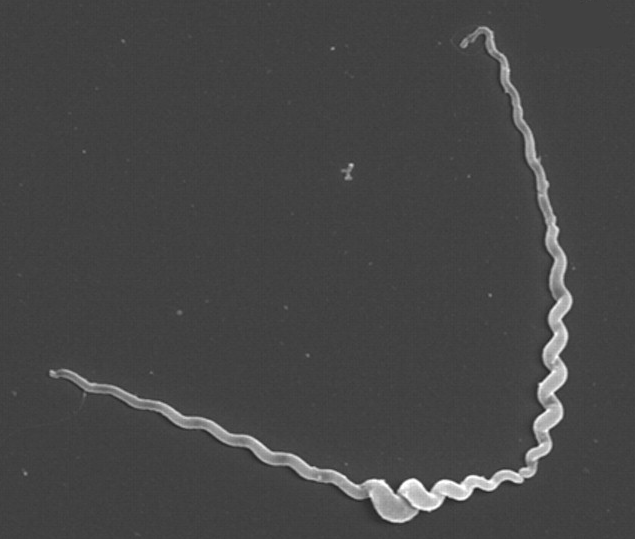
%> input picture images/leptospira.png, 635 x 539 px
$ octave main.m   (GNU Octave 9; MATLAB toolbox functions it lacks are replaced by stand-ins)
%> lines starting %> are read from the running program, lines starting %| are printed output that depends on the picture; in (x1, y1, x2, y2) boxes, pixels count from 0 and x2, y2 are one past the last pixel; in counts of white or black regions, pixels touching at a corner belong together; the program's own positions count from 1
### scripts/lib/guessbg.m
function [B] = guessbg(B)
%% Simple function to guess the foreground/background of objects in a thresholded image
%  Licensed under the GNU General Public License Version 3.
%  Copyright 2016 Chris G. Willcocks, Durham University, UK.
%
M = ones(size(B));
M(2:end-1,2:end-1) = 0;                                                     % Flip if more than 50% white pixels
if (sum(sum(M & B))/sum(M(:)) > 0.5)                                        % on the image border
    B = ~B;
end
end

### scripts/part1_segment.m
function [c,B] = part1_segment(I)
%% Extract a curve c and binary image B from a greyscale input image of a helical object I.
%  Licensed under the GNU General Public License Version 3.
%  Copyright 2016 Chris G. Willcocks, Durham University, UK.
%
%  Assumption 1: Object is bright on dark background, otherwise invert.
%                Note: in our implementation, we add a "guessbg" function
%                which attempts to guess this automatically.
%  Assumption 2: Input image is grayscale, otherwise rgb2gray(I), and 2D.
%
%  We return the curve in linear indices.
assert(length(size(I)) == 2);                                               % Input must be 2D greyscale image

%% Algorithm 1
B = guessbg(mat2gray(I)>graythresh(I));                                     % Otsu's thresholding (we also guess the sign to make background black)
B = imfill(B, 'holes');                                                     % Fill holes
C = bwconncomp(B,8);                                                        % Largest component in B
B = bwareaopen(B, max(cellfun(@length,C.PixelIdxList)));
S = bwmorph(B, 'skel', Inf);                                                % Morphological skeleton
s_0 = find(S(:),1,'first');                                                 % Initial seed (any set pixel in S)
D = bwdistgeodesic(S, s_0,'quasi-euclidean');                               % Geodesic distance from s_0
[~, s_1] = max(D(:));                                                       % Seed point 1 (curve start)
D = bwdistgeodesic(S, s_1,'quasi-euclidean');
[~, s_2] = max(D(:));                                                       % Seed point 2 (curve end)
[~, c, ~] = graphshortestpath( ...                                          % Shortest path (8-connectivity)
    im2graph8(~S.*size(D,2).*size(D,1)+1), s_1, s_2);

end

### main.m
%  Extracting 3D Parametric Curves from 2D Images of Helical Objects
%  Licensed under the GNU General Public License Version 3.
%  Copyright 2016 Chris G. Willcocks, Durham University, UK.
clc, clear all, close all;

% Specify an input image here
fprintf('Loading Image... ');
I = imread('leptospira.png');
%> I is the input picture: size 539x635x3 uint8; min 30, max 255, mean 70.1
if (size(I,3) > 1); I = rgb2gray(I); end;                                   fprintf('\tdone!\nSegmenting...');

% Adjust algorithm parameters (see paper for detailed explanations)
straighten  = true;
sigma       = 0.01;             % smoothing amount, try 0.15 for 'licerasiae.png'
d           = max(size(I))/20;  % minimum distance between peaks, set to 0 for images with lots of coils
%> d = 31.75
delta       = 50;
omega       = max(size(I))/20;
%> omega = 31.75
omicron     = 30;
push        = true;

% Run our algorithm steps
[c,B]       = part1_segment(I);                                             fprintf('\t\tdone!\nStraightening... ');
%> in guessbg, `M(2:end-1,2:end-1) = 0;`:
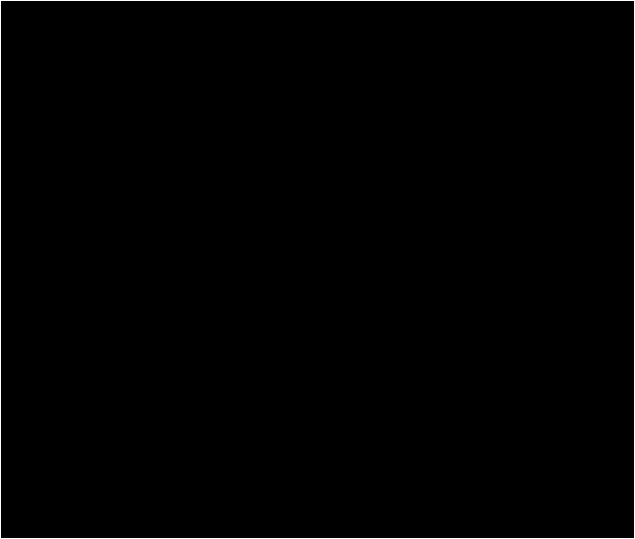
%> M: size 539x635 double; values 0 (black) and 1 (white), 0.68% white in thin lines or dots
%> in part1_segment, `B = guessbg(mat2gray(I)>graythresh(I));                               ..`:
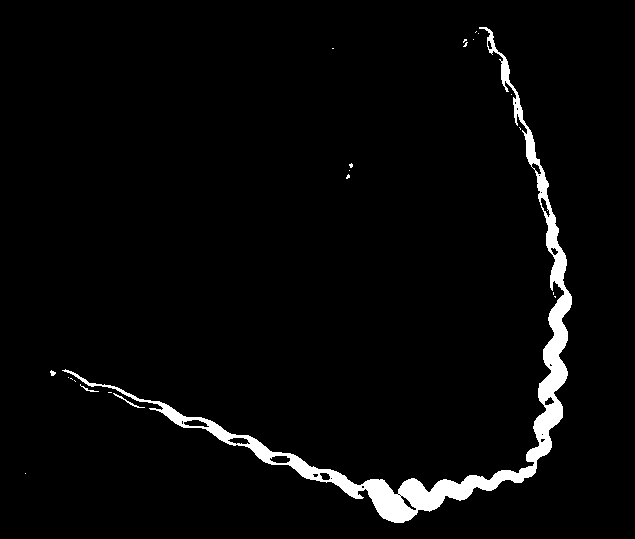
%> B: size 539x635 logical; 3.4% white; 22 white regions (18 under 20 px), largest, box (x1, y1, x2, y2) and area: (62, 27, 572, 523) 11309, (113, 393, 145, 408) 59, (80, 384, 99, 392) 31, (50, 370, 56, 376) 23
%> in part1_segment, `B = imfill(B, 'holes');`:
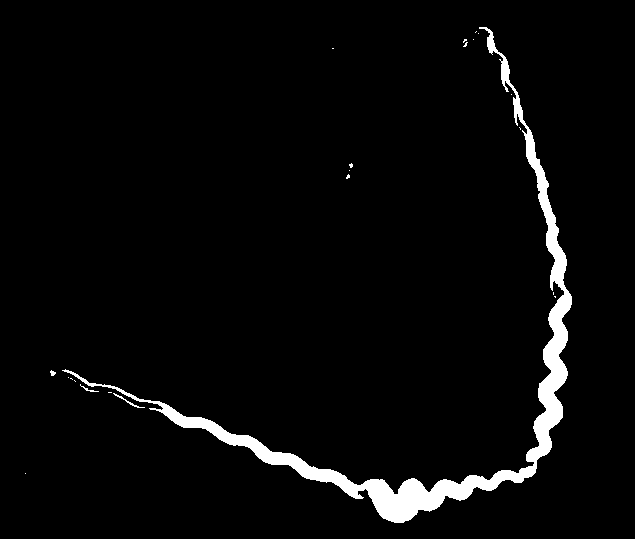
%> B: size 539x635 logical; 3.6% white; 22 white regions (18 under 20 px), largest, box (x1, y1, x2, y2) and area: (62, 27, 572, 523) 11979, (113, 393, 145, 408) 59, (80, 384, 99, 392) 31, (50, 370, 56, 376) 23
%> in part1_segment, `C = bwconncomp(B,8);`: C = 22 connected components
%> in part1_segment, `B = bwareaopen(B, max(cellfun(@length,C.PixelIdxList)));`: B: size 539x635 logical; 3.5% white; 1 white region, box (x1, y1, x2, y2) and area: (62, 27, 572, 523) 11979
%> in part1_segment, `S = bwmorph(B, 'skel', Inf);`:
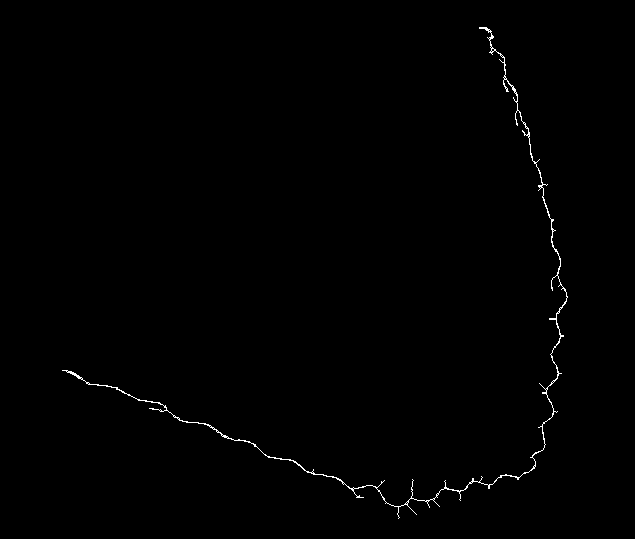
%> S: size 539x635 logical; 0.49% white in thin lines or dots, all inside (x1, y1, x2, y2) = (62, 27, 568, 519)
%> in part1_segment, `s_0 = find(S(:),1,'first');`: s_0 = 33789
%> the run ends on the next line
